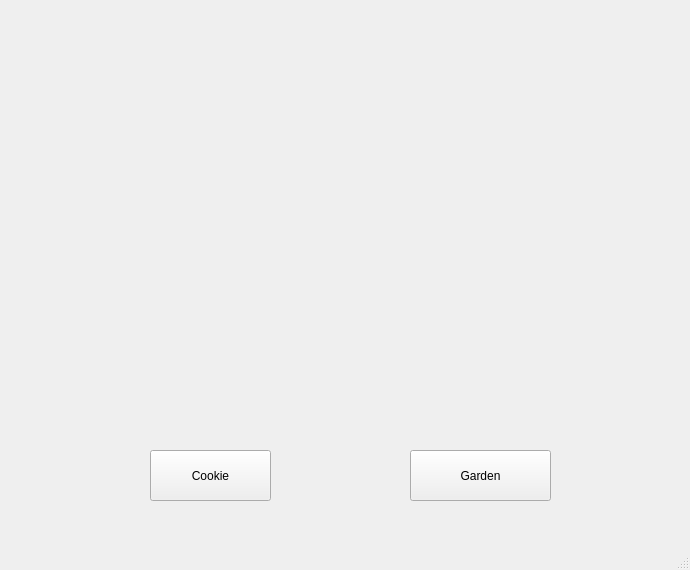
<?xml version="1.0" encoding="UTF-8"?>
<ui version="4.0">
 <class>MainWindow</class>
 <widget class="QMainWindow" name="MainWindow">
  <property name="geometry">
   <rect>
    <x>0</x>
    <y>0</y>
    <width>690</width>
    <height>570</height>
   </rect>
  </property>
  <property name="windowTitle">
   <string>MainWindow</string>
  </property>
  <widget class="QWidget" name="centralwidget">
   <widget class="QLabel" name="photo">
    <property name="geometry">
     <rect>
      <x>0</x>
      <y>0</y>
      <width>691</width>
      <height>421</height>
     </rect>
    </property>
    <property name="text">
     <string/>
    </property>
    <property name="pixmap">
     <pixmap>images/cookie.png</pixmap>
    </property>
    <property name="scaledContents">
     <bool>true</bool>
    </property>
   </widget>
   <widget class="QPushButton" name="cookie">
    <property name="geometry">
     <rect>
      <x>150</x>
      <y>450</y>
      <width>121</width>
      <height>51</height>
     </rect>
    </property>
    <property name="text">
     <string>Cookie</string>
    </property>
   </widget>
   <widget class="QPushButton" name="garden">
    <property name="geometry">
     <rect>
      <x>410</x>
      <y>450</y>
      <width>141</width>
      <height>51</height>
     </rect>
    </property>
    <property name="text">
     <string>Garden</string>
    </property>
   </widget>
  </widget>
  <widget class="QMenuBar" name="menubar">
   <property name="geometry">
    <rect>
     <x>0</x>
     <y>0</y>
     <width>690</width>
     <height>26</height>
    </rect>
   </property>
  </widget>
  <widget class="QStatusBar" name="statusbar"/>
 </widget>
 <resources/>
 <connections/>
</ui>
